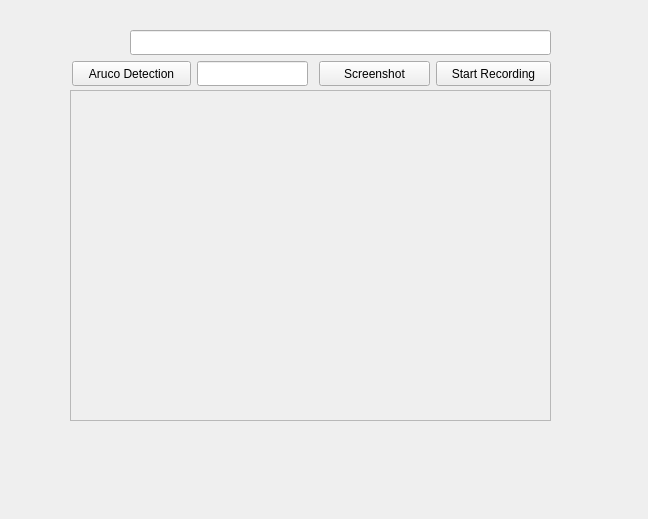
<?xml version="1.0" encoding="UTF-8"?>
<ui version="4.0">
 <class>VideoPlayer</class>
 <widget class="QWidget" name="VideoPlayer">
  <property name="geometry">
   <rect>
    <x>0</x>
    <y>0</y>
    <width>648</width>
    <height>519</height>
   </rect>
  </property>
  <property name="windowTitle">
   <string>Form</string>
  </property>
  <widget class="QFrame" name="frame">
   <property name="geometry">
    <rect>
     <x>70</x>
     <y>90</y>
     <width>481</width>
     <height>331</height>
    </rect>
   </property>
   <property name="frameShape">
    <enum>QFrame::StyledPanel</enum>
   </property>
   <property name="frameShadow">
    <enum>QFrame::Raised</enum>
   </property>
  </widget>
  <widget class="QLineEdit" name="lineEdit">
   <property name="geometry">
    <rect>
     <x>130</x>
     <y>30</y>
     <width>421</width>
     <height>25</height>
    </rect>
   </property>
   <property name="readOnly">
    <bool>true</bool>
   </property>
  </widget>
  <widget class="QLineEdit" name="lineEdit_2">
   <property name="geometry">
    <rect>
     <x>197</x>
     <y>61</y>
     <width>111</width>
     <height>25</height>
    </rect>
   </property>
   <property name="readOnly">
    <bool>true</bool>
   </property>
  </widget>
  <widget class="QPushButton" name="arucoPushButton">
   <property name="geometry">
    <rect>
     <x>72</x>
     <y>61</y>
     <width>119</width>
     <height>25</height>
    </rect>
   </property>
   <property name="text">
    <string>Aruco Detection</string>
   </property>
   <property name="checkable">
    <bool>true</bool>
   </property>
  </widget>
  <widget class="QPushButton" name="pushButton_2">
   <property name="geometry">
    <rect>
     <x>319</x>
     <y>61</y>
     <width>111</width>
     <height>25</height>
    </rect>
   </property>
   <property name="text">
    <string>Screenshot</string>
   </property>
   <property name="checkable">
    <bool>true</bool>
   </property>
  </widget>
  <widget class="QPushButton" name="pushButton_3">
   <property name="geometry">
    <rect>
     <x>436</x>
     <y>61</y>
     <width>115</width>
     <height>25</height>
    </rect>
   </property>
   <property name="text">
    <string>Start Recording</string>
   </property>
   <property name="checkable">
    <bool>true</bool>
   </property>
  </widget>
 </widget>
 <resources/>
 <connections/>
</ui>
